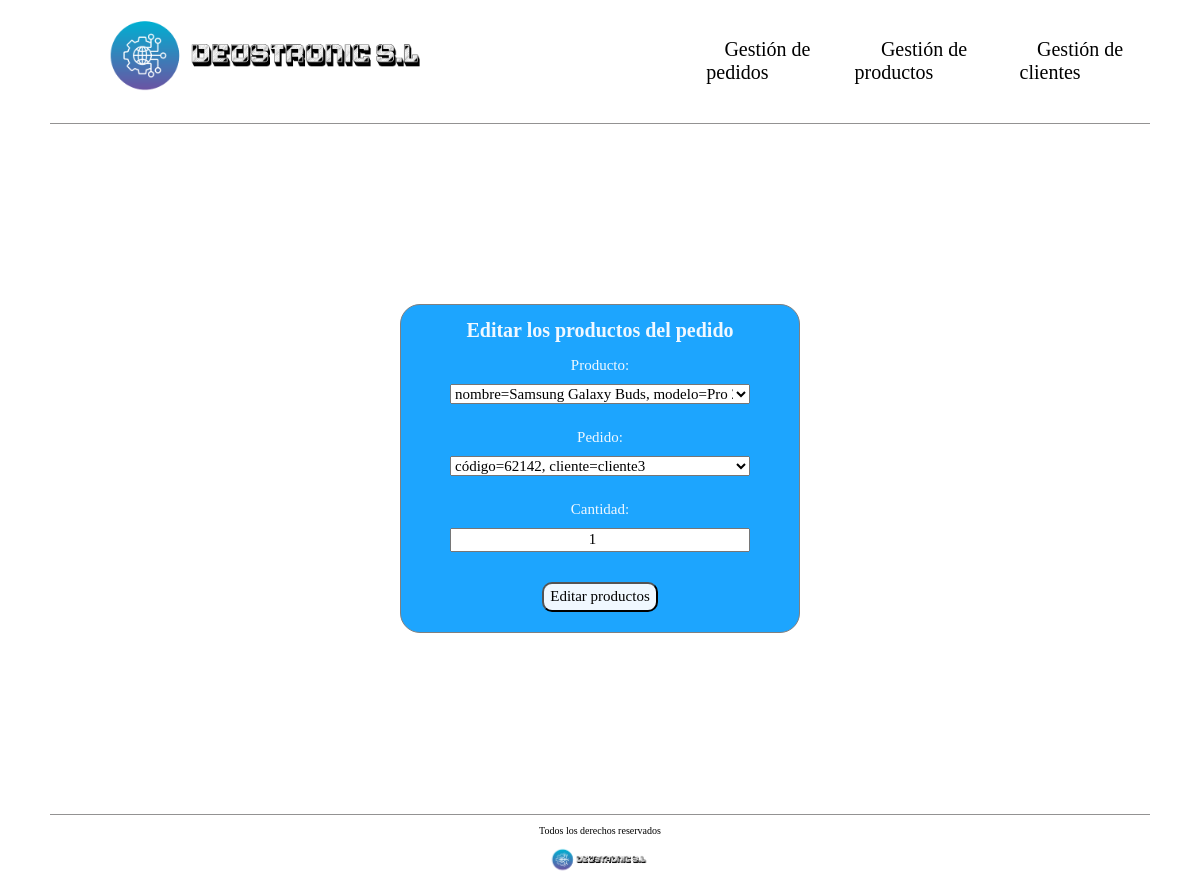
/deustronic/pedido/actualizar/producto/62142, run on an earlier commit of the app's database.
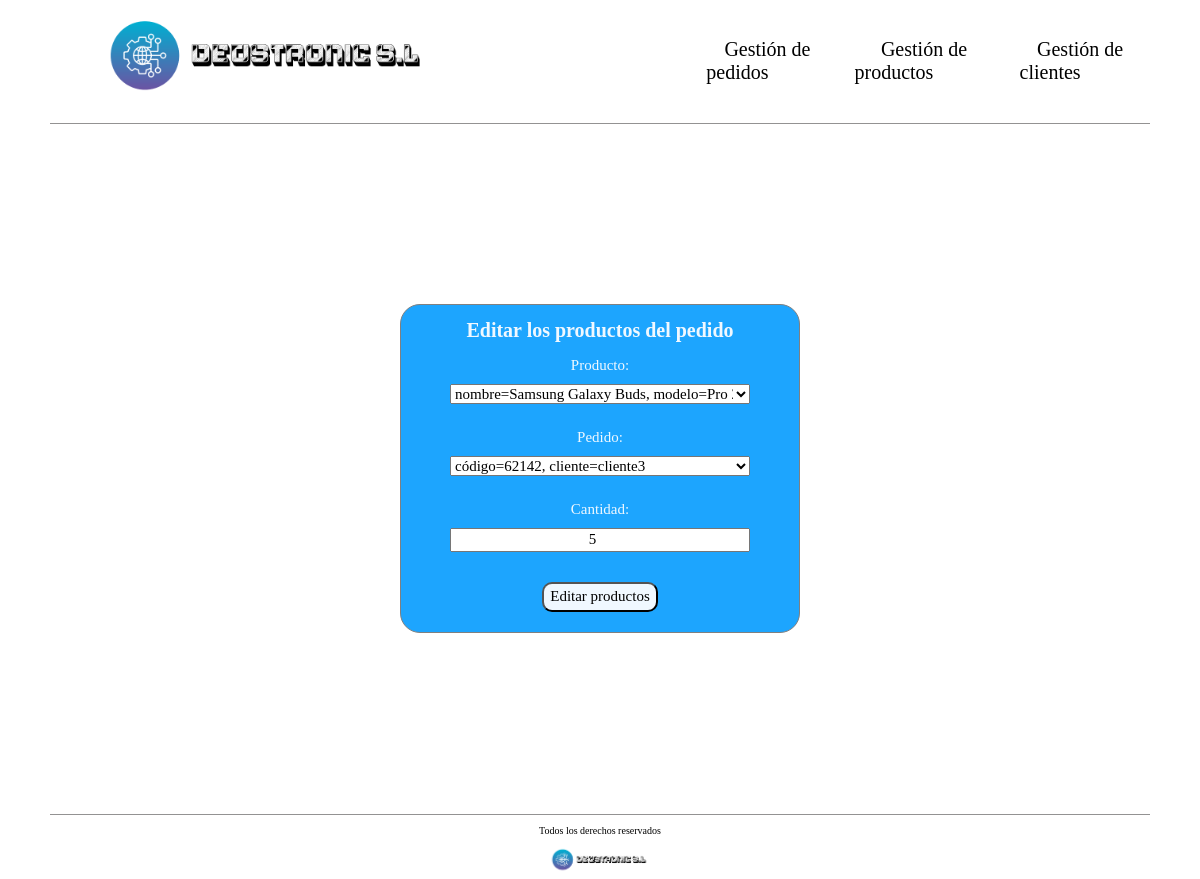
And on a later commit of the database.
### empresaDjango/models.py (models this page shows, shortened)
class ProductoPedido(models.Model):
    producto = models.ForeignKey(Producto, on_delete=models.CASCADE)
    pedido = models.ForeignKey(Pedido, on_delete=models.CASCADE)
    cantidad = models.IntegerField()

### empresaDjango/views.py (the view, shortened to what this page needs)
# urls.py: path('pedido/actualizar/producto/<str:cod_pedido>', views.actualizar_productoEnPedido.as_view(),
class actualizar_productoEnPedido(UpdateView):
    model = ProductoPedido
    def get(self, request, cod_pedido):
        productoPedido = ProductoPedido.objects.get(pedido__cod_pedido=cod_pedido)
        formulario = ProductoPedidoForm(instance=productoPedido)
        context = {
            'formulario': formulario,
            'productoPedido': productoPedido,
            'cod_pedido': cod_pedido
        }
        return render(request, 'update_productoEnPedido.html', context)

### empresaDjango/forms.py
class ProductoPedidoForm(forms.ModelForm):
    class Meta:
        model = ProductoPedido
        fields = '__all__'
        widgets = {
            'producto': forms.Select(attrs={'class': 'inputs-producto-pedido'}),
            'pedido': forms.Select(attrs={'class': 'inputs-producto-pedido'}),
            'cantidad': forms.NumberInput(attrs={"class": "inputs-producto-pedido"})
        }

### empresaDjango/models.py (called while the page is built)
    def __str__(self):
        return f"código={self.cod_pedido}, cliente={self.cliente.nombre_empresa}"

    def __str__(self):
        return f"nombre={self.nombre_producto}, modelo={self.modelo}"

### empresaDjango/templates/update_productoEnPedido.html (shortened to what this page needs)
{% extends 'base.html' %}
{% load static %}
{% block contenido %}
    <div class="contenedor-principal-formularios">
        <div class="formularios">
            <h1>Editar los productos del pedido</h1>
            <form class="formularios_contenido" action="{% url 'actualizar_productoEnPedido' cod_pedido=cod_pedido %}"
                  method="post">
                {{ formulario.as_ul }}
                <input class="boton_nuevo" type="submit" value="Editar productos"/>
            </form>
        </div>
    </div>
{% endblock %}

What changed in the data, as far as the page shows it:
changed ProductoPedido "nombre=Samsung Galaxy Buds, modelo=Pro 2": cantidad "1" → "5"
